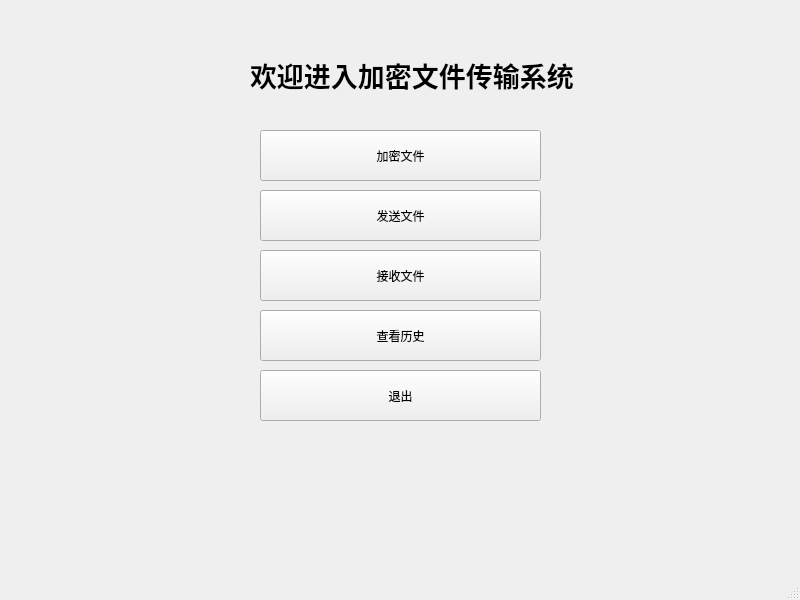
<?xml version="1.0" encoding="UTF-8"?>
<ui version="4.0">
 <class>MainWindow</class>
 <widget class="QMainWindow" name="MainWindow">
  <property name="geometry">
   <rect>
    <x>0</x>
    <y>0</y>
    <width>800</width>
    <height>600</height>
   </rect>
  </property>
  <property name="windowTitle">
   <string>MainWindow</string>
  </property>
  <widget class="QWidget" name="centralwidget">
   <widget class="QLabel" name="label">
    <property name="geometry">
     <rect>
      <x>250</x>
      <y>50</y>
      <width>361</width>
      <height>51</height>
     </rect>
    </property>
    <property name="text">
     <string>&lt;html&gt;&lt;head/&gt;&lt;body&gt;&lt;p&gt;&lt;span style=&quot; font-size:20pt; font-weight:600;&quot;&gt;欢迎进入加密文件传输系统&lt;/span&gt;&lt;/p&gt;&lt;/body&gt;&lt;/html&gt;</string>
    </property>
   </widget>
   <widget class="QPushButton" name="encryptFileButton">
    <property name="geometry">
     <rect>
      <x>260</x>
      <y>130</y>
      <width>281</width>
      <height>51</height>
     </rect>
    </property>
    <property name="text">
     <string>加密文件</string>
    </property>
   </widget>
   <widget class="QPushButton" name="sendFileButton">
    <property name="geometry">
     <rect>
      <x>260</x>
      <y>190</y>
      <width>281</width>
      <height>51</height>
     </rect>
    </property>
    <property name="text">
     <string>发送文件</string>
    </property>
   </widget>
   <widget class="QPushButton" name="receiveFileButton">
    <property name="geometry">
     <rect>
      <x>260</x>
      <y>250</y>
      <width>281</width>
      <height>51</height>
     </rect>
    </property>
    <property name="text">
     <string>接收文件</string>
    </property>
   </widget>
   <widget class="QPushButton" name="viewHistoryButton">
    <property name="geometry">
     <rect>
      <x>260</x>
      <y>310</y>
      <width>281</width>
      <height>51</height>
     </rect>
    </property>
    <property name="text">
     <string>查看历史</string>
    </property>
   </widget>
   <widget class="QPushButton" name="exitButton">
    <property name="geometry">
     <rect>
      <x>260</x>
      <y>370</y>
      <width>281</width>
      <height>51</height>
     </rect>
    </property>
    <property name="text">
     <string>退出</string>
    </property>
   </widget>
  </widget>
  <widget class="QMenuBar" name="menubar">
   <property name="geometry">
    <rect>
     <x>0</x>
     <y>0</y>
     <width>800</width>
     <height>28</height>
    </rect>
   </property>
  </widget>
  <widget class="QStatusBar" name="statusbar"/>
 </widget>
 <resources/>
 <connections/>
</ui>
